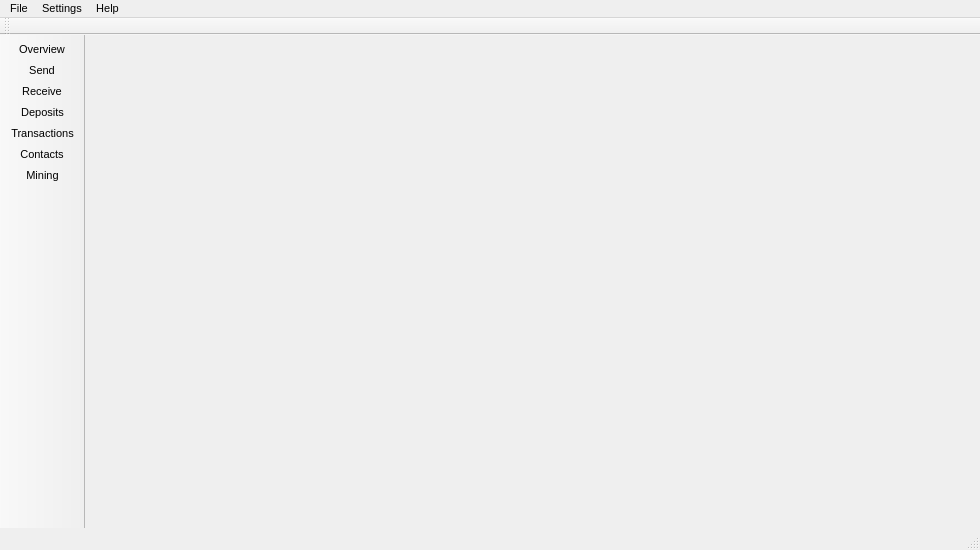
<?xml version="1.0" encoding="UTF-8"?>
<ui version="4.0">
 <class>MainWindow</class>
 <widget class="QMainWindow" name="MainWindow">
  <property name="geometry">
   <rect>
    <x>0</x>
    <y>0</y>
    <width>980</width>
    <height>550</height>
   </rect>
  </property>
  <property name="sizePolicy">
   <sizepolicy hsizetype="Preferred" vsizetype="Preferred">
    <horstretch>0</horstretch>
    <verstretch>0</verstretch>
   </sizepolicy>
  </property>
  <property name="minimumSize">
   <size>
    <width>0</width>
    <height>0</height>
   </size>
  </property>
  <property name="maximumSize">
   <size>
    <width>16777215</width>
    <height>16777215</height>
   </size>
  </property>
  <property name="font">
   <font>
    <pointsize>8</pointsize>
   </font>
  </property>
  <property name="windowTitle">
   <string>MainWindow</string>
  </property>
  <property name="windowIcon">
   <iconset resource="../../resources.qrc">
    <normaloff>:/images/cryptonote</normaloff>:/images/cryptonote</iconset>
  </property>
  <widget class="QWidget" name="centralwidget">
   <property name="sizePolicy">
    <sizepolicy hsizetype="Expanding" vsizetype="Preferred">
     <horstretch>0</horstretch>
     <verstretch>0</verstretch>
    </sizepolicy>
   </property>
   <layout class="QGridLayout" name="gridLayout">
    <property name="leftMargin">
     <number>0</number>
    </property>
    <property name="topMargin">
     <number>0</number>
    </property>
    <property name="rightMargin">
     <number>0</number>
    </property>
    <property name="bottomMargin">
     <number>0</number>
    </property>
    <property name="spacing">
     <number>0</number>
    </property>
    <item row="0" column="0" colspan="7">
     <widget class="WalletGui::AccountFrame" name="m_accountFrame">
      <property name="sizePolicy">
       <sizepolicy hsizetype="Preferred" vsizetype="Fixed">
        <horstretch>0</horstretch>
        <verstretch>0</verstretch>
       </sizepolicy>
      </property>
      <property name="minimumSize">
       <size>
        <width>0</width>
        <height>70</height>
       </size>
      </property>
      <property name="maximumSize">
       <size>
        <width>16777215</width>
        <height>70</height>
       </size>
      </property>
      <property name="styleSheet">
       <string notr="true"/>
      </property>
      <property name="frameShape">
       <enum>QFrame::NoFrame</enum>
      </property>
      <property name="frameShadow">
       <enum>QFrame::Raised</enum>
      </property>
     </widget>
    </item>
    <item row="1" column="0">
     <widget class="WalletGui::OverviewFrame" name="m_overviewFrame">
      <property name="sizePolicy">
       <sizepolicy hsizetype="Preferred" vsizetype="Preferred">
        <horstretch>0</horstretch>
        <verstretch>0</verstretch>
       </sizepolicy>
      </property>
      <property name="frameShape">
       <enum>QFrame::NoFrame</enum>
      </property>
      <property name="frameShadow">
       <enum>QFrame::Raised</enum>
      </property>
     </widget>
    </item>
    <item row="1" column="3">
     <widget class="WalletGui::TransactionsFrame" name="m_transactionsFrame">
      <property name="sizePolicy">
       <sizepolicy hsizetype="Preferred" vsizetype="Preferred">
        <horstretch>0</horstretch>
        <verstretch>0</verstretch>
       </sizepolicy>
      </property>
      <property name="frameShape">
       <enum>QFrame::NoFrame</enum>
      </property>
      <property name="frameShadow">
       <enum>QFrame::Raised</enum>
      </property>
     </widget>
    </item>
    <item row="1" column="1">
     <widget class="WalletGui::SendFrame" name="m_sendFrame">
      <property name="sizePolicy">
       <sizepolicy hsizetype="Preferred" vsizetype="Preferred">
        <horstretch>0</horstretch>
        <verstretch>0</verstretch>
       </sizepolicy>
      </property>
      <property name="frameShape">
       <enum>QFrame::NoFrame</enum>
      </property>
      <property name="frameShadow">
       <enum>QFrame::Raised</enum>
      </property>
     </widget>
    </item>
    <item row="1" column="4">
     <widget class="WalletGui::AddressBookFrame" name="m_addressBookFrame">
      <property name="sizePolicy">
       <sizepolicy hsizetype="Preferred" vsizetype="Preferred">
        <horstretch>0</horstretch>
        <verstretch>0</verstretch>
       </sizepolicy>
      </property>
      <property name="frameShape">
       <enum>QFrame::NoFrame</enum>
      </property>
      <property name="frameShadow">
       <enum>QFrame::Raised</enum>
      </property>
     </widget>
    </item>
    <item row="1" column="5">
     <widget class="WalletGui::MiningFrame" name="m_miningFrame">
      <property name="sizePolicy">
       <sizepolicy hsizetype="Preferred" vsizetype="Preferred">
        <horstretch>0</horstretch>
        <verstretch>0</verstretch>
       </sizepolicy>
      </property>
      <property name="frameShape">
       <enum>QFrame::NoFrame</enum>
      </property>
      <property name="frameShadow">
       <enum>QFrame::Raised</enum>
      </property>
     </widget>
    </item>
    <item row="1" column="2">
     <widget class="WalletGui::ReceiveFrame" name="m_receiveFrame">
      <property name="sizePolicy">
       <sizepolicy hsizetype="Preferred" vsizetype="Preferred">
        <horstretch>0</horstretch>
        <verstretch>0</verstretch>
       </sizepolicy>
      </property>
      <property name="frameShape">
       <enum>QFrame::NoFrame</enum>
      </property>
      <property name="frameShadow">
       <enum>QFrame::Raised</enum>
      </property>
     </widget>
    </item>
	<item row="1" column="6">
     <widget class="WalletGui::DepositsFrame" name="m_depositsFrame">
	  <property name="sizePolicy">
       <sizepolicy hsizetype="Preferred" vsizetype="Preferred">
        <horstretch>0</horstretch>
        <verstretch>0</verstretch>
       </sizepolicy>
      </property>
      <property name="frameShape">
       <enum>QFrame::NoFrame</enum>
      </property>
      <property name="frameShadow">
       <enum>QFrame::Raised</enum>
      </property>
     </widget>
    </item>
   </layout>
  </widget>
  <widget class="QMenuBar" name="menubar">
   <property name="geometry">
    <rect>
     <x>0</x>
     <y>0</y>
     <width>980</width>
     <height>21</height>
    </rect>
   </property>
   <widget class="QMenu" name="menuFile">
    <property name="title">
     <string>File</string>
    </property>
    <widget class="QMenu" name="menuRecent_wallets">
     <property name="title">
      <string>Recent wallets</string>
     </property>
    </widget>
    <addaction name="m_createWalletAction"/>
    <addaction name="m_createNondeterministicWalletAction"/>
    <addaction name="m_openWalletAction"/>
    <addaction name="menuRecent_wallets"/>
    <addaction name="m_backupWalletAction"/>
    <addaction name="m_resetAction"/>
    <addaction name="m_closeWalletAction"/>
    <addaction name="separator"/>
    <addaction name="m_openUriAction"/>
    <addaction name="m_openLogFileAction"/>
    <addaction name="separator"/>
    <addaction name="m_showMnemonicSeedAction"/>
    <addaction name="m_restoreFromMnemonicSeedAction"/>
    <addaction name="separator"/>
    <addaction name="m_showPrivateKey"/>
    <addaction name="m_importKeyAction"/>
    <addaction name="separator"/>
    <addaction name="m_exportTrackingKeyAction"/>
    <addaction name="m_importTrackingKeyAction"/>
    <addaction name="separator"/>
    <addaction name="m_exitAction"/>
   </widget>
   <widget class="QMenu" name="menuSettings">
    <property name="title">
     <string>Settings</string>
    </property>
    <addaction name="m_encryptWalletAction"/>
    <addaction name="m_changePasswordAction"/>
    <addaction name="m_changeLanguageAction"/>
    <addaction name="m_connectionSettingsAction"/>
    <addaction name="separator"/>
    <addaction name="m_startOnLoginAction"/>
    <addaction name="m_minimizeToTrayAction"/>
    <addaction name="m_closeToTrayAction"/>
    <addaction name="m_miningOnLaunchAction"/>
   </widget>
   <widget class="QMenu" name="menuHelp">
    <property name="title">
     <string>Help</string>
    </property>
    <addaction name="m_aboutCryptonoteAction"/>
    <addaction name="m_aboutQtAction"/>
    <addaction name="actionHelp"/>
   </widget>
   <addaction name="menuFile"/>
   <addaction name="menuSettings"/>
   <addaction name="menuHelp"/>
  </widget>
  <widget class="QToolBar" name="toolBar">
   <property name="sizePolicy">
    <sizepolicy hsizetype="Fixed" vsizetype="Preferred">
     <horstretch>0</horstretch>
     <verstretch>0</verstretch>
    </sizepolicy>
   </property>
   <property name="minimumSize">
    <size>
     <width>0</width>
     <height>0</height>
    </size>
   </property>
   <property name="maximumSize">
    <size>
     <width>150</width>
     <height>16777215</height>
    </size>
   </property>
   <property name="baseSize">
    <size>
     <width>150</width>
     <height>0</height>
    </size>
   </property>
   <property name="font">
    <font>
     <pointsize>8</pointsize>
    </font>
   </property>
   <property name="windowTitle">
    <string>toolBar</string>
   </property>
   <property name="movable">
    <bool>false</bool>
   </property>
   <property name="allowedAreas">
    <set>Qt::LeftToolBarArea|Qt::TopToolBarArea</set>
   </property>
   <property name="orientation">
    <enum>Qt::Vertical</enum>
   </property>
   <property name="iconSize">
    <size>
     <width>20</width>
     <height>20</height>
    </size>
   </property>
   <property name="toolButtonStyle">
    <enum>Qt::ToolButtonTextBesideIcon</enum>
   </property>
   <attribute name="toolBarArea">
    <enum>LeftToolBarArea</enum>
   </attribute>
   <attribute name="toolBarBreak">
    <bool>false</bool>
   </attribute>
   <addaction name="m_overviewAction"/>
   <addaction name="m_sendAction"/>
   <addaction name="m_receiveAction"/>
   <addaction name="m_depositsAction"/>
   <addaction name="m_transactionsAction"/>
   <addaction name="m_addressBookAction"/>
   <addaction name="m_miningAction"/>
  </widget>
  <widget class="QStatusBar" name="statusBar"/>
  <widget class="QToolBar" name="accountToolBar">
   <property name="windowTitle">
    <string>Account toolbar</string>
   </property>
   <attribute name="toolBarArea">
    <enum>TopToolBarArea</enum>
   </attribute>
   <attribute name="toolBarBreak">
    <bool>false</bool>
   </attribute>
  </widget>
  <action name="m_overviewAction">
   <property name="checkable">
    <bool>true</bool>
   </property>
   <property name="enabled">
    <bool>true</bool>
   </property>
   <property name="icon">
    <iconset resource="../../resources.qrc">
     <normaloff>:/icons/overview</normaloff>:/icons/overview</iconset>
   </property>
   <property name="text">
    <string>Overview</string>
   </property>
  </action>
  <action name="m_sendAction">
   <property name="checkable">
    <bool>true</bool>
   </property>
   <property name="enabled">
    <bool>true</bool>
   </property>
   <property name="icon">
    <iconset resource="../../resources.qrc">
     <normaloff>:/icons/send</normaloff>:/icons/send</iconset>
   </property>
   <property name="text">
    <string>Send</string>
   </property>
  </action>
  <action name="m_receiveAction">
   <property name="checkable">
    <bool>true</bool>
   </property>
   <property name="enabled">
    <bool>true</bool>
   </property>
   <property name="icon">
    <iconset resource="../../resources.qrc">
     <normaloff>:/icons/receive</normaloff>:/icons/receive</iconset>
   </property>
   <property name="text">
    <string>Receive</string>
   </property>
  </action>
  <action name="m_transactionsAction">
   <property name="checkable">
    <bool>true</bool>
   </property>
   <property name="enabled">
    <bool>true</bool>
   </property>
   <property name="icon">
    <iconset resource="../../resources.qrc">
     <normaloff>:/icons/transactions</normaloff>:/icons/transactions</iconset>
   </property>
   <property name="text">
    <string>Transactions</string>
   </property>
  </action>
  <action name="m_exitAction">
   <property name="enabled">
    <bool>true</bool>
   </property>
   <property name="text">
    <string>Exit</string>
   </property>
   <property name="shortcut">
    <string>Ctrl+Q</string>
   </property>
  </action>
  <action name="m_addressBookAction">
   <property name="checkable">
    <bool>true</bool>
   </property>
   <property name="enabled">
    <bool>true</bool>
   </property>
   <property name="icon">
    <iconset resource="../../resources.qrc">
     <normaloff>:/icons/address-book</normaloff>:/icons/address-book</iconset>
   </property>
   <property name="text">
    <string>Contacts</string>
   </property>
  </action>
  <action name="m_createWalletAction">
   <property name="enabled">
    <bool>true</bool>
   </property>
   <property name="text">
    <string>Create wallet</string>
   </property>
  </action>
  <action name="m_openWalletAction">
   <property name="enabled">
    <bool>true</bool>
   </property>
   <property name="text">
    <string>Open wallet</string>
   </property>
  </action>
  <action name="m_encryptWalletAction">
   <property name="enabled">
    <bool>true</bool>
   </property>
   <property name="text">
    <string>Encrypt wallet</string>
   </property>
  </action>
  <action name="m_changePasswordAction">
   <property name="enabled">
    <bool>true</bool>
   </property>
   <property name="text">
    <string>Change password</string>
   </property>
   <property name="toolTip">
    <string>Change password</string>
   </property>
  </action>
  <action name="m_aboutCryptonoteAction">
   <property name="enabled">
    <bool>true</bool>
   </property>
   <property name="text">
    <string>About</string>
   </property>
  </action>
  <action name="m_aboutQtAction">
   <property name="enabled">
    <bool>true</bool>
   </property>
   <property name="text">
    <string>About Qt</string>
   </property>
  </action>
  <action name="m_backupWalletAction">
   <property name="enabled">
    <bool>true</bool>
   </property>
   <property name="text">
    <string>Backup wallet</string>
   </property>
  </action>
  <action name="m_startOnLoginAction">
   <property name="checkable">
    <bool>true</bool>
   </property>
   <property name="text">
    <string>Start on system login</string>
   </property>
  </action>
  <action name="m_minimizeToTrayAction">
   <property name="checkable">
    <bool>true</bool>
   </property>
   <property name="text">
    <string>Minimize to tray</string>
   </property>
  </action>
  <action name="m_closeToTrayAction">
   <property name="checkable">
    <bool>true</bool>
   </property>
   <property name="text">
    <string>Close to tray</string>
   </property>
  </action>
  <action name="m_importKeyAction">
   <property name="text">
    <string>Import private key</string>
   </property>
  </action>
  <action name="m_miningAction">
   <property name="checkable">
    <bool>true</bool>
   </property>
   <property name="icon">
    <iconset resource="../../resources.qrc">
     <normaloff>:/icons/mining</normaloff>:/icons/mining</iconset>
   </property>
   <property name="text">
    <string>Mining</string>
   </property>
  </action>
  <action name="m_depositsAction">
   <property name="checkable">
    <bool>true</bool>
   </property>
   <property name="icon">
    <iconset resource="../../resources.qrc">
     <normaloff>:/icons/deposits</normaloff>:/icons/deposits</iconset>
   </property>
   <property name="text">
    <string>Deposits</string>
   </property>
  </action>
  <action name="m_resetAction">
   <property name="text">
    <string>Reset wallet</string>
   </property>
   <property name="toolTip">
    <string>Reset wallet</string>
   </property>
  </action>
  <action name="m_changeLanguageAction">
   <property name="text">
    <string>Language</string>
   </property>
   <property name="toolTip">
    <string>Change language</string>
   </property>
  </action>
  <action name="m_showPrivateKey">
   <property name="text">
    <string>Export private key</string>
   </property>
  </action>
  <action name="actionHelp">
   <property name="text">
    <string>Help</string>
   </property>
   <property name="shortcut">
    <string>F1</string>
   </property>
  </action>
  <action name="m_connectionSettingsAction">
   <property name="text">
    <string>Connection</string>
   </property>
  </action>
  <action name="m_openUriAction">
   <property name="text">
    <string>Open payment request</string>
   </property>
  </action>
  <action name="m_exportTrackingKeyAction">
   <property name="text">
    <string>Export tracking key</string>
   </property>
  </action>
  <action name="m_importTrackingKeyAction">
   <property name="text">
    <string>Import tracking key</string>
   </property>
  </action>
  <action name="m_closeWalletAction">
   <property name="text">
    <string>Close wallet</string>
   </property>
  </action>
  <action name="m_recentWalletsAction">
   <property name="text">
    <string>Recent wallets</string>
   </property>
  </action>
  <action name="actionStatus">
   <property name="text">
    <string>Information</string>
   </property>
  </action>
  <action name="m_openLogFileAction">
   <property name="text">
    <string>Open log file</string>
   </property>
  </action>
  <action name="m_showMnemonicSeedAction">
   <property name="enabled">
    <bool>false</bool>
   </property>
   <property name="text">
    <string>Show mnemonic seed</string>
   </property>
  </action>
  <action name="m_restoreFromMnemonicSeedAction">
   <property name="text">
    <string>Restore from mnemonic seed</string>
   </property>
  </action>
  <action name="m_createNondeterministicWalletAction">
   <property name="text">
    <string>Create nondeterministic wallet</string>
   </property>
  </action>
  <action name="m_miningOnLaunchAction">
   <property name="checkable">
    <bool>true</bool>
   </property>
   <property name="text">
    <string>Start pool mining automatically</string>
   </property>
  </action>
 </widget>
 <customwidgets>
  <customwidget>
   <class>WalletGui::OverviewFrame</class>
   <extends>QFrame</extends>
   <header>gui/OverviewFrame.h</header>
   <container>1</container>
  </customwidget>
  <customwidget>
   <class>WalletGui::SendFrame</class>
   <extends>QFrame</extends>
   <header>gui/SendFrame.h</header>
   <container>1</container>
  </customwidget>
  <customwidget>
   <class>WalletGui::AccountFrame</class>
   <extends>QFrame</extends>
   <header>gui/AccountFrame.h</header>
   <container>1</container>
  </customwidget>
  <customwidget>
   <class>WalletGui::TransactionsFrame</class>
   <extends>QFrame</extends>
   <header>gui/TransactionsFrame.h</header>
   <container>1</container>
  </customwidget>
  <customwidget>
   <class>WalletGui::AddressBookFrame</class>
   <extends>QFrame</extends>
   <header>gui/AddressBookFrame.h</header>
   <container>1</container>
  </customwidget>
  <customwidget>
   <class>WalletGui::MiningFrame</class>
   <extends>QFrame</extends>
   <header>gui/MiningFrame.h</header>
   <container>1</container>
  </customwidget>
  <customwidget>
   <class>WalletGui::ReceiveFrame</class>
   <extends>QFrame</extends>
   <header>gui/ReceiveFrame.h</header>
   <container>1</container>
  </customwidget>
  <customwidget>
   <class>WalletGui::DepositsFrame</class>
   <extends>QFrame</extends>
   <header>gui/DepositsFrame.h</header>
   <container>1</container>
  </customwidget>
 </customwidgets>
 <resources>
  <include location="../../resources.qrc"/>
 </resources>
 <connections>
  <connection>
   <sender>m_createWalletAction</sender>
   <signal>triggered()</signal>
   <receiver>MainWindow</receiver>
   <slot>createWallet()</slot>
   <hints>
    <hint type="sourcelabel">
     <x>-1</x>
     <y>-1</y>
    </hint>
    <hint type="destinationlabel">
     <x>449</x>
     <y>299</y>
    </hint>
   </hints>
  </connection>
  <connection>
   <sender>m_openWalletAction</sender>
   <signal>triggered()</signal>
   <receiver>MainWindow</receiver>
   <slot>openWallet()</slot>
   <hints>
    <hint type="sourcelabel">
     <x>-1</x>
     <y>-1</y>
    </hint>
    <hint type="destinationlabel">
     <x>449</x>
     <y>299</y>
    </hint>
   </hints>
  </connection>
  <connection>
   <sender>m_encryptWalletAction</sender>
   <signal>triggered()</signal>
   <receiver>MainWindow</receiver>
   <slot>encryptWallet()</slot>
   <hints>
    <hint type="sourcelabel">
     <x>-1</x>
     <y>-1</y>
    </hint>
    <hint type="destinationlabel">
     <x>449</x>
     <y>299</y>
    </hint>
   </hints>
  </connection>
  <connection>
   <sender>m_changePasswordAction</sender>
   <signal>triggered()</signal>
   <receiver>MainWindow</receiver>
   <slot>encryptWallet()</slot>
   <hints>
    <hint type="sourcelabel">
     <x>-1</x>
     <y>-1</y>
    </hint>
    <hint type="destinationlabel">
     <x>449</x>
     <y>299</y>
    </hint>
   </hints>
  </connection>
  <connection>
   <sender>m_changeLanguageAction</sender>
   <signal>triggered()</signal>
   <receiver>MainWindow</receiver>
   <slot>ChangeLanguage()</slot>
   <hints>
    <hint type="sourcelabel">
     <x>-1</x>
     <y>-1</y>
    </hint>
    <hint type="destinationlabel">
     <x>449</x>
     <y>299</y>
    </hint>
   </hints>
  </connection>
  <connection>
   <sender>m_aboutQtAction</sender>
   <signal>triggered()</signal>
   <receiver>MainWindow</receiver>
   <slot>aboutQt()</slot>
   <hints>
    <hint type="sourcelabel">
     <x>-1</x>
     <y>-1</y>
    </hint>
    <hint type="destinationlabel">
     <x>449</x>
     <y>299</y>
    </hint>
   </hints>
  </connection>
  <connection>
   <sender>m_backupWalletAction</sender>
   <signal>triggered()</signal>
   <receiver>MainWindow</receiver>
   <slot>backupWallet()</slot>
   <hints>
    <hint type="sourcelabel">
     <x>-1</x>
     <y>-1</y>
    </hint>
    <hint type="destinationlabel">
     <x>449</x>
     <y>299</y>
    </hint>
   </hints>
  </connection>
  <connection>
   <sender>m_aboutCryptonoteAction</sender>
   <signal>triggered()</signal>
   <receiver>MainWindow</receiver>
   <slot>about()</slot>
   <hints>
    <hint type="sourcelabel">
     <x>-1</x>
     <y>-1</y>
    </hint>
    <hint type="destinationlabel">
     <x>459</x>
     <y>299</y>
    </hint>
   </hints>
  </connection>
  <connection>
   <sender>m_startOnLoginAction</sender>
   <signal>triggered(bool)</signal>
   <receiver>MainWindow</receiver>
   <slot>setStartOnLogin(bool)</slot>
   <hints>
    <hint type="sourcelabel">
     <x>-1</x>
     <y>-1</y>
    </hint>
    <hint type="destinationlabel">
     <x>459</x>
     <y>299</y>
    </hint>
   </hints>
  </connection>
  <connection>
   <sender>m_minimizeToTrayAction</sender>
   <signal>triggered(bool)</signal>
   <receiver>MainWindow</receiver>
   <slot>setMinimizeToTray(bool)</slot>
   <hints>
    <hint type="sourcelabel">
     <x>-1</x>
     <y>-1</y>
    </hint>
    <hint type="destinationlabel">
     <x>459</x>
     <y>299</y>
    </hint>
   </hints>
  </connection>
  <connection>
   <sender>m_closeToTrayAction</sender>
   <signal>triggered(bool)</signal>
   <receiver>MainWindow</receiver>
   <slot>setCloseToTray(bool)</slot>
   <hints>
    <hint type="sourcelabel">
     <x>-1</x>
     <y>-1</y>
    </hint>
    <hint type="destinationlabel">
     <x>459</x>
     <y>299</y>
    </hint>
   </hints>
  </connection>
  <connection>
   <sender>m_depositsAction</sender>
   <signal>toggled(bool)</signal>
   <receiver>m_depositsFrame</receiver>
   <slot>setVisible(bool)</slot>
   <hints>
    <hint type="sourcelabel">
     <x>-1</x>
     <y>-1</y>
    </hint>
    <hint type="destinationlabel">
     <x>459</x>
     <y>299</y>
    </hint>
   </hints>
  </connection>
  <connection>
   <sender>m_resetAction</sender>
   <signal>triggered()</signal>
   <receiver>MainWindow</receiver>
   <slot>resetWallet()</slot>
   <hints>
    <hint type="sourcelabel">
     <x>-1</x>
     <y>-1</y>
    </hint>
    <hint type="destinationlabel">
     <x>506</x>
     <y>301</y>
    </hint>
   </hints>
  </connection>
  <connection>
   <sender>m_importKeyAction</sender>
   <signal>triggered()</signal>
   <receiver>MainWindow</receiver>
   <slot>importKey()</slot>
   <hints>
    <hint type="sourcelabel">
     <x>-1</x>
     <y>-1</y>
    </hint>
    <hint type="destinationlabel">
     <x>459</x>
     <y>299</y>
    </hint>
   </hints>
  </connection>
  <connection>
   <sender>m_showPrivateKey</sender>
   <signal>triggered()</signal>
   <receiver>MainWindow</receiver>
   <slot>showPrivateKeys()</slot>
   <hints>
    <hint type="sourcelabel">
     <x>-1</x>
     <y>-1</y>
    </hint>
    <hint type="destinationlabel">
     <x>459</x>
     <y>299</y>
    </hint>
   </hints>
  </connection>
  <connection>
   <sender>actionHelp</sender>
   <signal>triggered()</signal>
   <receiver>MainWindow</receiver>
   <slot>DisplayCmdLineHelp()</slot>
   <hints>
    <hint type="sourcelabel">
     <x>-1</x>
     <y>-1</y>
    </hint>
    <hint type="destinationlabel">
     <x>494</x>
     <y>319</y>
    </hint>
   </hints>
  </connection>
  <connection>
   <sender>m_connectionSettingsAction</sender>
   <signal>triggered()</signal>
   <receiver>MainWindow</receiver>
   <slot>openConnectionSettings()</slot>
   <hints>
    <hint type="sourcelabel">
     <x>-1</x>
     <y>-1</y>
    </hint>
    <hint type="destinationlabel">
     <x>494</x>
     <y>319</y>
    </hint>
   </hints>
  </connection>
  <connection>
   <sender>m_transactionsAction</sender>
   <signal>toggled(bool)</signal>
   <receiver>m_transactionsFrame</receiver>
   <slot>setVisible(bool)</slot>
   <hints>
    <hint type="sourcelabel">
     <x>-1</x>
     <y>-1</y>
    </hint>
    <hint type="destinationlabel">
     <x>787</x>
     <y>333</y>
    </hint>
   </hints>
  </connection>
  <connection>
   <sender>m_sendAction</sender>
   <signal>toggled(bool)</signal>
   <receiver>m_sendFrame</receiver>
   <slot>setVisible(bool)</slot>
   <hints>
    <hint type="sourcelabel">
     <x>-1</x>
     <y>-1</y>
    </hint>
    <hint type="destinationlabel">
     <x>337</x>
     <y>333</y>
    </hint>
   </hints>
  </connection>
  <connection>
   <sender>m_overviewAction</sender>
   <signal>toggled(bool)</signal>
   <receiver>m_overviewFrame</receiver>
   <slot>setVisible(bool)</slot>
   <hints>
    <hint type="sourcelabel">
     <x>-1</x>
     <y>-1</y>
    </hint>
    <hint type="destinationlabel">
     <x>112</x>
     <y>333</y>
    </hint>
   </hints>
  </connection>
  <connection>
   <sender>m_miningAction</sender>
   <signal>toggled(bool)</signal>
   <receiver>m_miningFrame</receiver>
   <slot>setVisible(bool)</slot>
   <hints>
    <hint type="sourcelabel">
     <x>-1</x>
     <y>-1</y>
    </hint>
    <hint type="destinationlabel">
     <x>862</x>
     <y>322</y>
    </hint>
   </hints>
  </connection>
  <connection>
   <sender>m_addressBookAction</sender>
   <signal>toggled(bool)</signal>
   <receiver>m_addressBookFrame</receiver>
   <slot>setVisible(bool)</slot>
   <hints>
    <hint type="sourcelabel">
     <x>-1</x>
     <y>-1</y>
    </hint>
    <hint type="destinationlabel">
     <x>809</x>
     <y>320</y>
    </hint>
   </hints>
  </connection>
  <connection>
   <sender>m_receiveAction</sender>
   <signal>toggled(bool)</signal>
   <receiver>m_receiveFrame</receiver>
   <slot>setVisible(bool)</slot>
   <hints>
    <hint type="sourcelabel">
     <x>-1</x>
     <y>-1</y>
    </hint>
    <hint type="destinationlabel">
     <x>562</x>
     <y>333</y>
    </hint>
   </hints>
  </connection>
  <connection>
   <sender>m_openUriAction</sender>
   <signal>triggered()</signal>
   <receiver>m_sendFrame</receiver>
   <slot>openUriClicked()</slot>
   <hints>
    <hint type="sourcelabel">
     <x>-1</x>
     <y>-1</y>
    </hint>
    <hint type="destinationlabel">
     <x>316</x>
     <y>310</y>
    </hint>
   </hints>
  </connection>
  <connection>
   <sender>m_exportTrackingKeyAction</sender>
   <signal>triggered()</signal>
   <receiver>MainWindow</receiver>
   <slot>exportTrackingKey()</slot>
   <hints>
    <hint type="sourcelabel">
     <x>-1</x>
     <y>-1</y>
    </hint>
    <hint type="destinationlabel">
     <x>489</x>
     <y>274</y>
    </hint>
   </hints>
  </connection>
  <connection>
   <sender>m_importTrackingKeyAction</sender>
   <signal>triggered()</signal>
   <receiver>MainWindow</receiver>
   <slot>importTrackingKey()</slot>
   <hints>
    <hint type="sourcelabel">
     <x>-1</x>
     <y>-1</y>
    </hint>
    <hint type="destinationlabel">
     <x>489</x>
     <y>274</y>
    </hint>
   </hints>
  </connection>
  <connection>
   <sender>m_closeWalletAction</sender>
   <signal>triggered()</signal>
   <receiver>MainWindow</receiver>
   <slot>closeWallet()</slot>
   <hints>
    <hint type="sourcelabel">
     <x>-1</x>
     <y>-1</y>
    </hint>
    <hint type="destinationlabel">
     <x>489</x>
     <y>274</y>
    </hint>
   </hints>
  </connection>
  <connection>
   <sender>m_openLogFileAction</sender>
   <signal>triggered()</signal>
   <receiver>MainWindow</receiver>
   <slot>openLogFile()</slot>
   <hints>
    <hint type="sourcelabel">
     <x>-1</x>
     <y>-1</y>
    </hint>
    <hint type="destinationlabel">
     <x>489</x>
     <y>274</y>
    </hint>
   </hints>
  </connection>
  <connection>
   <sender>m_showMnemonicSeedAction</sender>
   <signal>triggered()</signal>
   <receiver>MainWindow</receiver>
   <slot>showMnemonicSeed()</slot>
   <hints>
    <hint type="sourcelabel">
     <x>-1</x>
     <y>-1</y>
    </hint>
    <hint type="destinationlabel">
     <x>489</x>
     <y>274</y>
    </hint>
   </hints>
  </connection>
  <connection>
   <sender>m_restoreFromMnemonicSeedAction</sender>
   <signal>triggered()</signal>
   <receiver>MainWindow</receiver>
   <slot>restoreFromMnemonicSeed()</slot>
   <hints>
    <hint type="sourcelabel">
     <x>-1</x>
     <y>-1</y>
    </hint>
    <hint type="destinationlabel">
     <x>489</x>
     <y>274</y>
    </hint>
   </hints>
  </connection>
  <connection>
   <sender>m_createNondeterministicWalletAction</sender>
   <signal>triggered()</signal>
   <receiver>MainWindow</receiver>
   <slot>createNonDeterministicWallet()</slot>
   <hints>
    <hint type="sourcelabel">
     <x>-1</x>
     <y>-1</y>
    </hint>
    <hint type="destinationlabel">
     <x>489</x>
     <y>274</y>
    </hint>
   </hints>
  </connection>
  <connection>
   <sender>m_miningOnLaunchAction</sender>
   <signal>triggered(bool)</signal>
   <receiver>MainWindow</receiver>
   <slot>setMiningOnLaunch(bool)</slot>
   <hints>
    <hint type="sourcelabel">
     <x>-1</x>
     <y>-1</y>
    </hint>
    <hint type="destinationlabel">
     <x>489</x>
     <y>274</y>
    </hint>
   </hints>
  </connection>
 </connections>
 <slots>
  <slot>createWallet()</slot>
  <slot>openWallet()</slot>
  <slot>encryptWallet()</slot>
  <slot>aboutQt()</slot>
  <slot>backupWallet()</slot>
  <slot>about()</slot>
  <slot>setStartOnLogin(bool)</slot>
  <slot>setMinimizeToTray(bool)</slot>
  <slot>setCloseToTray(bool)</slot>
  <slot>importKey()</slot>
  <slot>resetWallet()</slot>
  <slot>showPrivateKeys()</slot>
  <slot>openConnectionSettings()</slot>
  <slot>showStatusInfo()</slot>
 </slots>
</ui>
